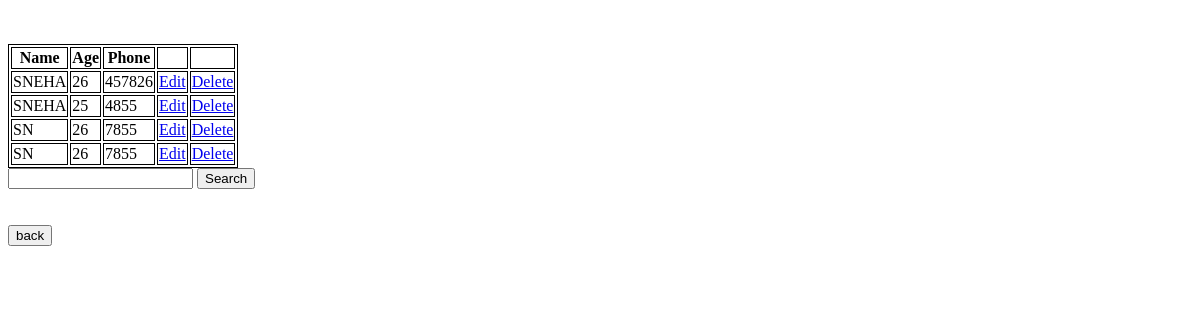
/show, run on an earlier commit of the app's database.
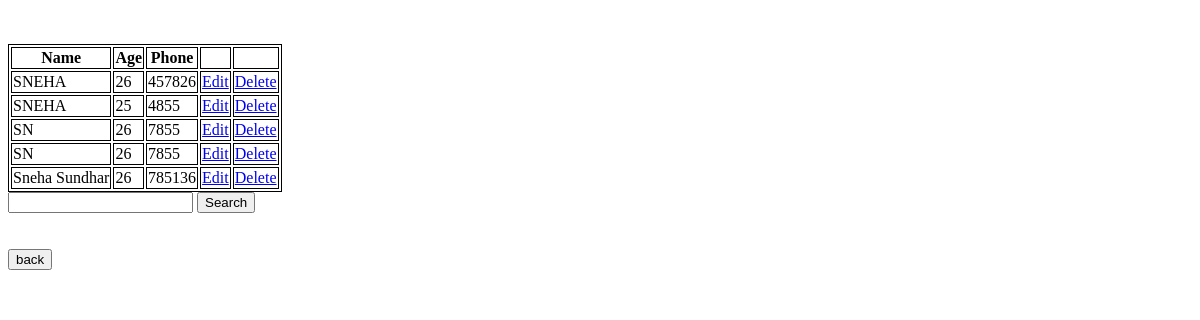
And on a later commit of the database.
### app/models.py (models this page shows, shortened)
class Student(models.Model):
    Name =models.CharField(max_length=100,null=True,blank=True)
    Age =models.IntegerField(null=True,blank=True)
    Phone =models.IntegerField(null=True,blank=True)

### app/views.py (the view)
# urls.py: path('show',views.show),
def show(request):
      data=Student.objects.all()
      return render(request,'show.html',{'data1':data})

### templates/show.html (shortened to what this page needs)
<!DOCTYPE html>
<html lang="en">
<head>
</head>
<body>
    <br><br>
    <table>
        <tr>
            <th>Name</th>
            <th>Age</th>
            <th>Phone</th>
            <th></th>
            <th></th>
        </tr>
        {% for i in data1 %}
        <tr>
            <td>{{i.Name}}</td>
            <td>{{i.Age}}</td>
            <td>{{i.Phone}}</td>
            <td><a href="{% url 'edit' id=i.id %}">Edit</a></td>
            <td><a href="{% url 'delete' id=i.id %}">Delete</a></td>
        </tr>
        {% endfor %}
    </table>
    <form action="search" method="post">
     <input type="search"name="search"required>
     <input type="submit" value="Search">
    </form>
<br><br>
<a href="reg"><button>back</button></a>
</body>
</html>

What changed in the data, as far as the page shows it:
added Student: Name "Sneha Sundhar", Age "26", Phone "785136"
